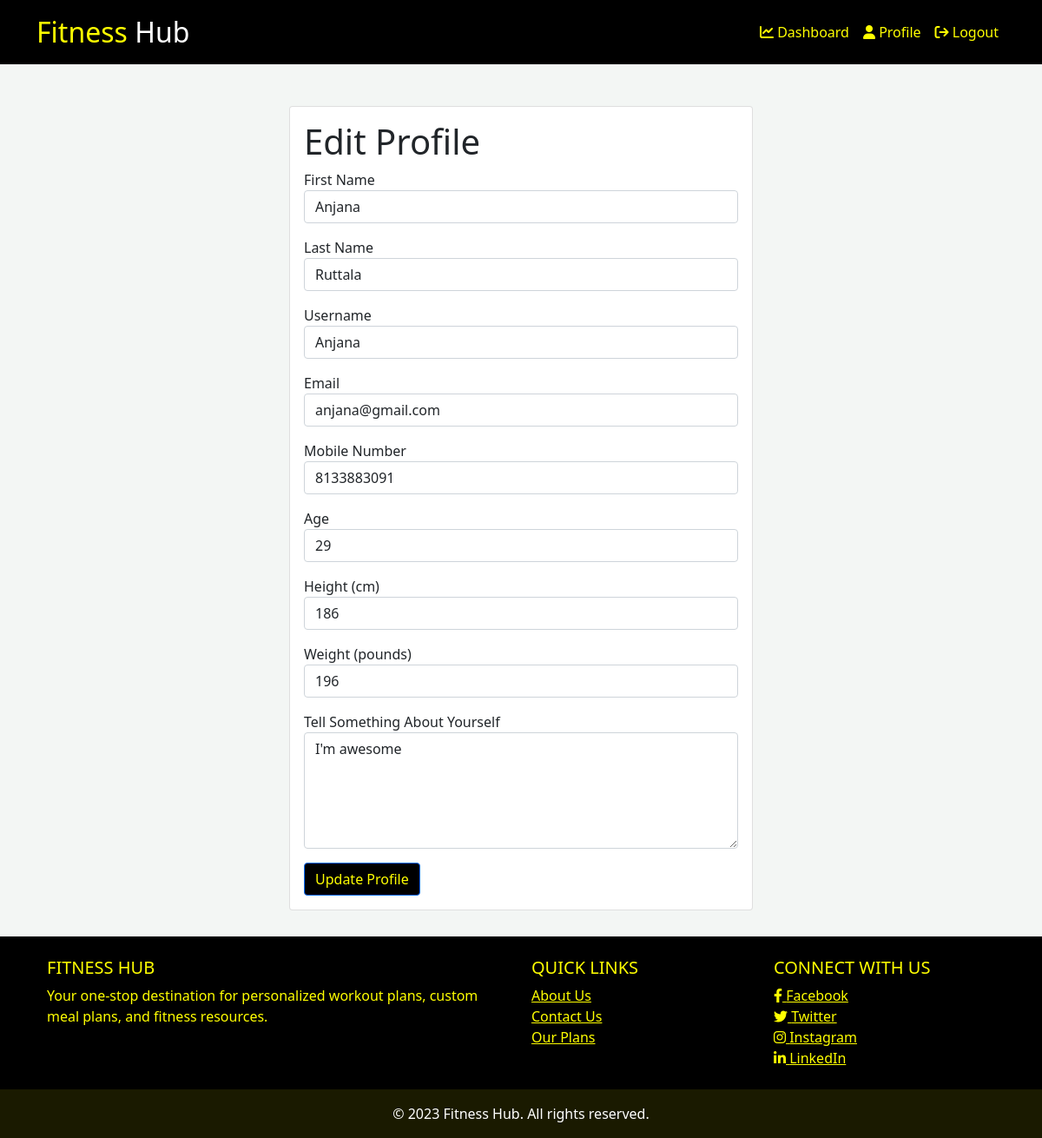
Screenshot of /edit_profile (signed in) with the database file from the repository.
### models.py (models this page shows, shortened)
class User(UserMixin, db.Model):
    id = db.Column(db.Integer, primary_key=True)
    username = db.Column(db.String(20), unique=True, nullable=False)
    email = db.Column(db.String(20), unique=True, nullable=False)
    password = db.Column(db.String(10), nullable=False)
    about = db.Column(db.String(500), nullable=True)
    first_name = db.Column(db.String(20), nullable=True)
    last_name = db.Column(db.String(20), nullable=True)
    mobile_number = db.Column(db.String(10), unique=True, nullable=True)
    age = db.Column(db.Integer, unique=False, nullable=True)
    height = db.Column(db.Integer, unique=False, nullable=True)
    weight = db.Column(db.Integer, unique=False, nullable=True)
    plan_id = db.Column(db.Integer, db.ForeignKey('plan.id'), nullable=True)
    plan = db.relationship('Plan', backref='users', lazy=True)

### app.py (the view, shortened to what this page needs)
@app.route('/edit_profile', methods=['GET', 'POST'])
@login_required
def edit_profile():
    return render_template('edit_profile.html')

### app.py (called while the page is built)
@login_manager.user_loader
def load_user(user_id):
    return User.query.get(int(user_id))

### templates/edit_profile.html (shortened to what this page needs)
{% extends "base.html" %} {% block content %}
<div class="container full-height">
  <div
    class="row justify-content-center align-items-center"
    style="height: 100%"
  >
    <div class="col-md-6">
      <div class="card login-card">
        <div class="card-body">
          <h1 class="card-title">Edit Profile</h1>
          <form method="POST" action="{{ url_for('edit_profile') }}">
            <div class="mb-3">
              <label for="first_name">First Name</label>
              <input
                type="text"
                class="form-control"
                id="first_name"
                name="first_name"
                value="{{ current_user.first_name|default('', true) }}"
                placeholder="{{ 'Enter first name' }}"
                minlength="1"
                maxlength="30"
                style="width: 100%"
              />
            </div>
            <div class="mb-3">
              <label for="last_name">Last Name</label>
              <input
                type="text"
                class="form-control"
                id="last_name"
                name="last_name"
                value="{{ current_user.last_name|default('', true) }}"
                placeholder="{{ 'Enter last name' }}"
                minlength="1"
                maxlength="30"
                style="width: 100%"
              />
            </div>
            <div class="mb-3">
              <label for="username">Username</label>
              <input
                type="text"
                class="form-control"
                id="username"
                name="username"
                value="{{ current_user.username|default('', true) }}"
                placeholder="{{ 'Enter username' }}"
                required
                minlength="3"
                maxlength="20"
                style="width: 100%"
              />
            </div>
            <div class="mb-3">
              <label for="email">Email</label>
              <input
                type="email"
                class="form-control"
                id="email"
                name="email"
                value="{{ current_user.email|default('', true) }}"
                placeholder="{{ 'Enter email' }}"
                required
                minlength="3"
                maxlength="20"
                style="width: 100%"
              />
            </div>
            <div class="mb-3">
              <label for="mobile_number">Mobile Number</label>
              <input
                type="text"
                class="form-control"
                id="mobile_number"
                name="mobile_number"
                value="{{ current_user.mobile_number|default('', true) }}"
                placeholder="{{ 'Enter mobile number' }}"
                minlength="10"
                maxlength="10"
                style="width: 100%"
              />
            </div>
            <div class="mb-3">
              <label for="age">Age</label>
              <input
                type="number"
                class="form-control"
                id="age"
                name="age"
                value="{{ current_user.age|default('', true) }}"
                placeholder="{{ 'Enter age' }}"
                min="1"
                max="100"
                style="width: 100%"
              />
            </div>
            <div class="mb-3">
              <label for="height">Height (cm)</label>
              <input
                type="number"
                class="form-control"
                id="height"
                name="height"
                value="{{ current_user.height|default('', true) }}"
                placeholder="{{ 'Enter height' }}"
                min="1"
                max="300"
                step="0.01"
                style="width: 100%"
              />
            </div>
            <div class="mb-3">
              <label for="weight">Weight (pounds)</label>
              <input
                type="number"
                class="form-control"
                id="weight"
                name="weight"
                value="{{ current_user.weight|default('', true) }}"
                placeholder="{{ 'Enter weight' }}"
                min="1"
                max="300"
                step="0.01"
                style="width: 100%"
              />
            </div>
            <div class="mb-3">
              <label for="about">Tell Something About Yourself</label>
              <textarea
                class="form-control"
                id="about"
                name="about"
                rows="5"
                minlength="10"
                maxlength="500"
                placeholder="{{ 'Type here' }}"
              >
{{ current_user.about|default('', true) }}</textarea
              >
            </div>
            <button
              type="submit"
              class="btn btn-primary"
              style="background-color: black; color: yellow"
            >
              Update Profile
            </button>
          </form>
        </div>
      </div>
    </div>
  </div>
</div>
{% endblock %}

### static/styles/styles.css (style rules this page uses)
html { height: 100%; }
body { display: flex; flex-direction: column; min-height: 100%; margin: 0; background-color: #f3f6f4; }
.card { position: relative; overflow: hidden; transition: all 0.3s ease; }
.full-height { min-height: calc( 100vh - (100px + 200px) ); }

### rows the page displays
User: first_name "Anjana", last_name "Ruttala", username "Anjana", email "anjana@gmail.com", mobile_number "8133883091", age "29", height "186", weight "196", about "I'm awesome"
